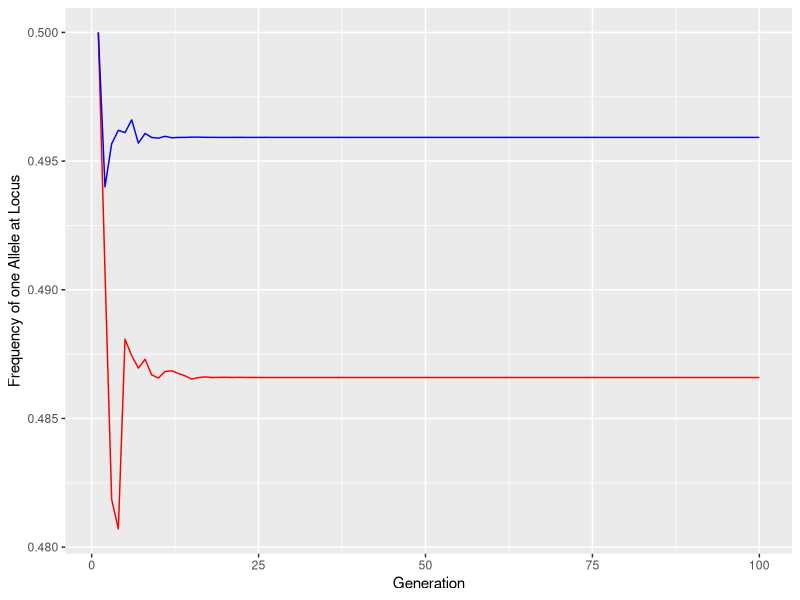

Write R code to recreate this figure.
## ---- chunk 1
knitr::opts_chunk$set(echo = TRUE)
## ---- chunk 2

#packages
library(tidyverse)

## ---- chunk 3

gens <- 100

simulation <- function(n.0, offspring.rate = 2.15) {
  n <- numeric(gens)
  a.freq <- numeric(gens)
  
  #starting condition
  n[1] <- n.0
  a.freq[1] <- 0.5 
  
  for (i in 2:gens){
    #growing population
    n[i] <- round(n[i - 1] * offspring.rate/2) * 2
    
    totals <- 2 * n[i]
    
    #sampling
    a.count <- rbinom(1, totals, a.freq[i - 1])
    a.freq[i] <- a.count / totals
  }
  
  #constructing data frame
  data.frame(generation = 1:gens, n= n, allele.freq = a.freq) 
}

set.seed(5)

sim.500  <- simulation(500)
sim.5000 <- simulation(5000)

## ---- chunk 4

ggplot() +
  geom_line(aes(x = 1:100, y = sim.500$allele.freq), color = "red") +
  geom_line(aes(x = 1:100, y = sim.5000$allele.freq), color = "blue") +
  labs(x = "Generation", y = "Frequency of one Allele at Locus") 

## ---- chunk 5

gens <- 100

simulation2 <- function(n.0, mutation.rate, offspring.rate = 2.15) {
  n <- numeric(gens)          
  a.freq <- numeric(gens)           
  
  #starting condition
  n[1] <- n.0
  a.freq[1] <- 0                  
  
  #all start with same genotype
  geno <- rep(0, n.0 * 2)      
  
  for (i in 2:gens) {
    #growing population
    n[i] <- round(n[i - 1] * offspring.rate / 2) * 2
    totals <- 2 * n[i]
    
    transmitted <- sample(geno, size = totals, replace = TRUE)
    
    #splitting into maternal/paternal 
    maternal <- transmitted[1:(totals/2)]
    
    paternal <- transmitted[(totals/2 + 1):totals]
    
    #mutation is below
    #maternal
    na.m <- length(maternal[maternal == 0])
    if (na.m > 0) {
      maternal <- replace(
        maternal, maternal == 0, 
        rbinom(na.m, 1, mutation.rate))
    }
  
    #paternal 
    na.p <- length(paternal[paternal == 0])
    if (na.p > 0) {
      paternal <- replace(paternal, paternal == 0,
                          rbinom(na.p, 1, mutation.rate))
    }
    
    #combine mutated maternal/paternal
    transmitted <- c(maternal, paternal)
    
    #update genotype and frequency
    geno <- transmitted
    a.freq[i] <- mean(geno)
  }
  
  data.frame(generation = 1:gens, n = n, allele.freq = a.freq)
}



